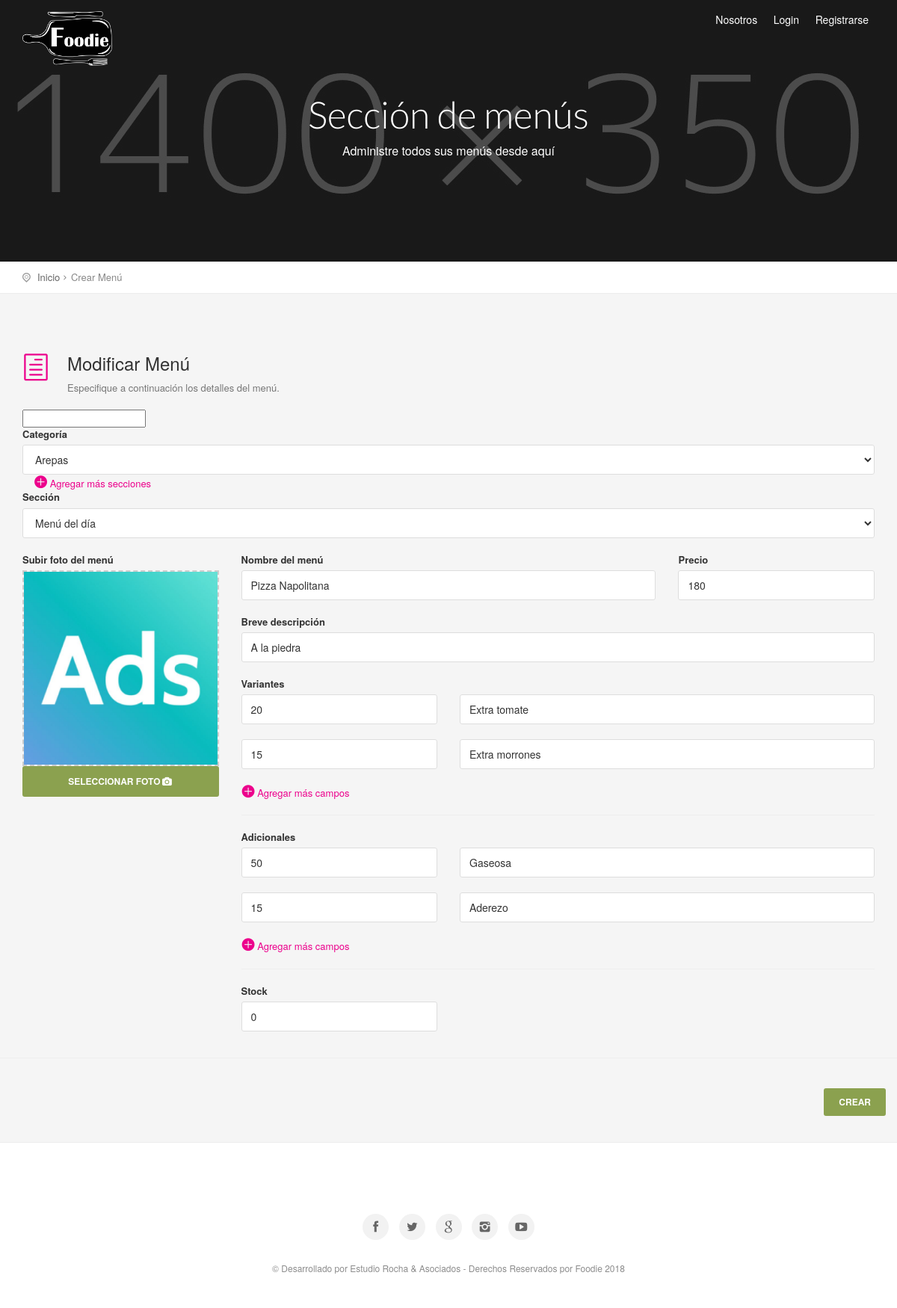
Screenshot of /modificar_menu_2.php?id=4e17333a80 with the database file from the repository.
### tables this page shows
CREATE TABLE `productos` (
  `id` int(11) NOT NULL,
  `cod` varchar(255) DEFAULT NULL,
  `cod_empresa` text,
  `titulo` text,
  `precio` float DEFAULT NULL,
  `precio_mayorista` float DEFAULT NULL,
  `precioDescuento` float NOT NULL,
  `stock` int(11) DEFAULT '0',
  `desarrollo` text,
  `variantes` text,
  `adicionales` text,
  `categoria` text,
  `subcategoria` text,
  `seccion` text,
  `keywords` text,
  `description` text,
  `fecha` date DEFAULT NULL,
  `meli` varchar(255) DEFAULT NULL,
  `url` text,
  `cod_producto` varchar(255) DEFAULT NULL
);

CREATE TABLE `categorias` (
  `id` int(11) NOT NULL,
  `cod` varchar(255) NOT NULL,
  `titulo` varchar(255) NOT NULL,
  `area` varchar(255) NOT NULL
);

CREATE TABLE `secciones` (
  `id` int(11) NOT NULL,
  `cod` text,
  `titulo` text,
  `cod_empresa` text
);

CREATE TABLE `imagenes` (
  `id` int(11) NOT NULL,
  `ruta` varchar(255) NOT NULL,
  `cod` varchar(255) NOT NULL
);

### Config/Autoload.php (called while the page is built, shortened)
<?php
class autoload
{
    public static function runSitio()
    {
        spl_autoload_register(
            function($clase)
            {
                $ruta = str_replace("\\", "/", $clase) . ".php";
            }
        );
    }
}

### Clases/Conexion.php (called while the page is built, shortened)
<?php namespace Clases;
class Conexion
{
    private $datos = array("host"=> "localhost","user"=> "root","pass"=> "","db"  => "foodie");
    private $con;
    public function __construct()
    {
        $this->con = mysqli_connect($this->datos["host"], $this->datos["user"], $this->datos["pass"], $this->datos["db"]);
        mysqli_set_charset($this->con,'utf8');
    }
    public function sqlReturn($query)
    {
        $dato = $this->con->query($query);
        return $dato;
    }
}

### Clases/Categorias.php (called while the page is built, shortened)
<?php
class Categorias
{
    private $con;
    public function __construct()
    {
        $this->con = new Conexion();
    }
    function list($filter,$order,$limit) {
        $array = array();
        if (is_array($filter)) {
            $filterSql = "WHERE ";
            $filterSql .= implode(" AND ", $filter);
        } else {
            $filterSql = '';
        }
        if ($order != '') {
            $orderSql = $order;
        } else {
            $orderSql = "id DESC";
        }
        if ($limit != '') {
            $limitSql = "LIMIT " . $limit;
        } else {
            $limitSql = '';
        }
        $sql = "SELECT * FROM `categorias` $filterSql  ORDER BY $orderSql $limitSql";
        $notas = $this->con->sqlReturn($sql);
        if ($notas) {
            while ($row = mysqli_fetch_assoc($notas)) {
                $array[] = $row;
            }
            return $array ;
        }
    }
}

### Clases/Productos.php (called while the page is built, shortened)
<?php
class Productos
{
    public $id;
    public $cod;
    public $cod_empresa;
    private $con;
    public function __construct()
    {
        $this->con = new Conexion();
    }
    public function view()
    {
        $sql   = "SELECT * FROM `productos` WHERE id = '{$this->id}' ||  cod = '{$this->cod}' ||  cod_empresa = '{$this->cod_empresa}' ORDER BY id DESC";
        $notas = $this->con->sqlReturn($sql);
        $row   = mysqli_fetch_assoc($notas);
        return $row;
    }
}

### Clases/Secciones.php (called while the page is built, shortened)
<?php
class Secciones
{
    private $con;
    public function __construct()
    {
        $this->con = new Conexion();
    }
    function list($filter,$order,$limit) {
        $array = array();
        if (is_array($filter)) {
            $filterSql = "WHERE ";
            $filterSql .= implode(" AND ", $filter);
        } else {
            $filterSql = '';
        }
        if ($order != '') {
            $orderSql = $order;
        } else {
            $orderSql = "id DESC";
        }
        if ($limit != '') {
            $limitSql = "LIMIT " . $limit;
        } else {
            $limitSql = '';
        }
        $sql = "SELECT * FROM `secciones` $filterSql  ORDER BY $orderSql $limitSql";
        $notas = $this->con->sqlReturn($sql);
        if ($notas) {
            while ($row = mysqli_fetch_assoc($notas)) {
                $array[] = $row;
            }
            return $array ;
        }
    }
}

### Clases/Imagenes.php (called while the page is built, shortened)
<?php
class Imagenes
{
    public $cod;
    private $con;
    public function __construct()
    {
        $this->con = new Conexion();
    }
    public function view()
    {
        $sql      = "SELECT * FROM `imagenes` WHERE cod = '{$this->cod}' ORDER BY id ASC";
        $imagenes = $this->con->sqlReturn($sql);
        $row      = mysqli_fetch_assoc($imagenes);
        if ($row===NULL) {
            $row['ruta']      =  "assets/archivos/sin_imagen.jpg";
            return $row;
        }else {
            return $row;
        }
    }
}

### modificar_menu_2.php (the view, shortened to what this page needs)
<?php
require_once "Config/Autoload.php";
$menu = new Clases\Productos();
$imagenes = new Clases\Imagenes();
$categorias = new Clases\Categorias();
$seccion = new Clases\Secciones();
$filterCategoria = array("area = 'productos'");
$order = "titulo ASC";
$categoriasArray = $categorias->list($filterCategoria, $order, "");
$cod = isset($_GET["id"]) ? $_GET["id"] : '';
$menu->set("cod", $cod);
$menuData = $menu->view();
$filterSeccion = array("cod_empresa = '$menuData[cod_empresa]'");
$seccionesArray = $seccion->list($filterSeccion, $order, "");
$imagenes->set("cod", $menuData['cod']);
$imagenData = $imagenes->view();
$variantesExplotadas = explode('|||', $menuData['variantes']);
$variante1Explotada = explode(',', $variantesExplotadas[0]);
$variante2Explotada = explode(',', $variantesExplotadas[1]);
$adicionalesExplotadas = explode('|||', $menuData['adicionales']);
$adicional1Explotada = explode(',', $adicionalesExplotadas[0]);
$adicional2Explotada = explode(',', $adicionalesExplotadas[1]);
?>
<section class="parallax-window" id="short" data-parallax="scroll" data-image-src="img/sub_header_cart.jpg"
         data-natural-width="1400" data-natural-height="350">
    <div id="subheader">
        <div id="sub_content">
            <h1>Sección de menús</h1>
            <p>Administre todos sus menús desde aquí</p>
        </div>
    </div>
</section>
<div id="position">
    <div class="container">
        <ul>
            <li><a href="#0">Inicio</a></li>
            <li>Crear Menú</li>
        </ul>
    </div>
</div>
<div class="container margin_60_35">
    <div class="row">
        <div class="col-md-12">
            <section id="section-2">
                <div class="indent_title_in">
                    <i class="icon_document_alt"></i>
                    <h3>Modificar Menú</h3>
                    <p>Especifique a continuación los detalles del menú.</p>
                </div>
                <input id="val1"/>
                <form method="post" enctype="multipart/form-data">
                    <div class="form-group">
                        <label>Categoría</label>
                        <select class="form-control" name="categoriaMenu" id="categoriaMenu">
                            <?php foreach ($categoriasArray as $key => $value): ?>
                                <option value="<?= $value['cod'] ?>" <?php if ($menuData['categoria'] == $value['cod']) {
                                    echo 'selected';
                                } ?>><?= $value['titulo'] ?></option>
                            <?php endforeach; ?>
                        </select>
                        <a class="MasCampos col-md-12" href="#" onclick="agregarOption('val1','masSecciones')"><i
                                    class="icon_plus_alt"></i> Agregar más secciones</a>
                    </div>
                    <div class="form-group">
                        <label>Sección</label>
                        <select class="form-control" name="seccionMenu" id="masSecciones">
                            <?php foreach ($seccionesArray as $key => $value): ?>
                                <option value="<?= $value['cod'] ?>" <?php if ($menuData['seccion'] == $value['cod']) {
                                    echo 'selected';
                                } ?>><?= $value['titulo'] ?></option>
                            <?php endforeach; ?>
                        </select>
                    </div>
                    <div class="strip_menu_items">
                        <div class="row">
                            <div class="col-sm-3">
                                <label>Subir foto del menú</label><br/>
                                <div id="dropContainer" class="drop_file">
                                    <img id="imgSalida" src="<?= URL; ?>/<?= $imagenData['ruta'] ?>" width="100%"
                                         src=""/>
                                </div>
                                <label class="btn_full btn btn-primary">
                                    Seleccionar foto<i class="icon-camera"></i>
                                </label>
                            </div>
                            <div class="col-sm-9">
                                <div class="row">
                                    <div class="col-md-8">
                                        <div class="form-group">
                                            <label>Nombre del menú</label>
                                            <input type="text" value="<?= $menuData['titulo'] ?>" name="tituloMenu"
                                                   class="form-control"
                                                   placeholder="Ej. Pizza Napolitana">
                                        </div>
                                    </div>
                                    <div class="col-md-4">
                                        <div class="form-group">
                                            <label>Precio</label>
                                            <input type="text" value="<?= $menuData['precio'] ?>" name="precioMenu"
                                                   class="form-control"
                                                   placeholder="Ej. 180">
                                        </div>
                                    </div>
                                </div>
                                <div class="form-group">
                                    <label>Breve descripción</label>
                                    <input type="text" value="<?= $menuData['desarrollo'] ?>" name="desarrolloMenu"
                                           class="form-control"
                                           placeholder="Ej. Pizza cocinada a la piedra de masa casera">
                                </div>
                                <div class="row">
                                    <label class="col-md-12">Variantes</label>
                                    <?php for ($i = 0; $i < count($variante1Explotada); $i++): ?>
                                        <div class="col-md-4">
                                            <div class="form-group">
                                                <input type="text" value="<?= $variante1Explotada[$i]; ?>"
                                                       name="variante1[]" class="form-control"
                                                       placeholder="20.00">
                                            </div>
                                        </div>
                                        <div class="col-md-8">
                                            <div class="form-group">
                                                <input type="text" value="<?= $variante2Explotada[$i]; ?>"
                                                       name="variante2[]" class="form-control"
                                                       placeholder="Extra queso">
                                            </div>
                                        </div>
                                    <?php endfor; ?>
                                    <a class="MasCampos col-md-12" href="#" id="mascamposVariante"><i
                                                class="icon_plus_alt"></i> Agregar más campos</a>
                                </div>
                                <hr/>
                                <div class="row">
                                    <label class="col-md-12">Adicionales</label>
                                    <?php for ($i = 0; $i < count($adicional1Explotada); $i++): ?>
                                        <div class="col-md-4">
                                            <div class="form-group">
                                                <input type="text" value="<?= $adicional1Explotada[$i]; ?>"
                                                       name="adicional1[]" class="form-control"
                                                       placeholder="40.00">
                                            </div>
                                        </div>
                                        <div class="col-md-8">
                                            <div class="form-group">
                                                <input type="text" value="<?= $adicional2Explotada[$i]; ?>"
                                                       name="adicional2[]" class="form-control"
                                                       placeholder="x1 Coca-cola 500cc">
                                            </div>
                                        </div>
                                    <?php endfor; ?>
                                    <a class="MasCampos col-md-12" href="#" id="mascamposAdicional"><i
                                                class="icon_plus_alt"></i> Agregar más campos</a>
                                </div>
                                <hr/>
                                <div class="row">
                                    <div class="col-md-4 form-group">
                                        <label>Stock</label>
                                        <input type="text" value="<?= $menuData['stock'] ?>" name="stockMenu"
                                               class="form-control" placeholder="Ej. 24">
                                    </div>
                                </div>
                            </div>
                        </div>
                    </div>
        </div>
        <hr class="styled_2">
        <div class="wrapper_indent">
            <div class="add_more_cat text_align_right">
                <button type="submit" name="crear_menu" class="btn_1">Crear</button>
            </div>
        </div>
    </div>
</div>

### rows the page displays
productos: categoriaMenu "Arepas", seccionMenu "Menú del día", tituloMenu "Pizza Napolitana", precioMenu "180", desarrolloMenu "A la piedra", variantes "20", variantes "Extra tomate", variantes "15", variantes "Extra morrones", adicionales "50", adicionales "Gaseosa", adicionales "15", adicionales "Aderezo", stockMenu "0"
imagenes: ruta (picture)
